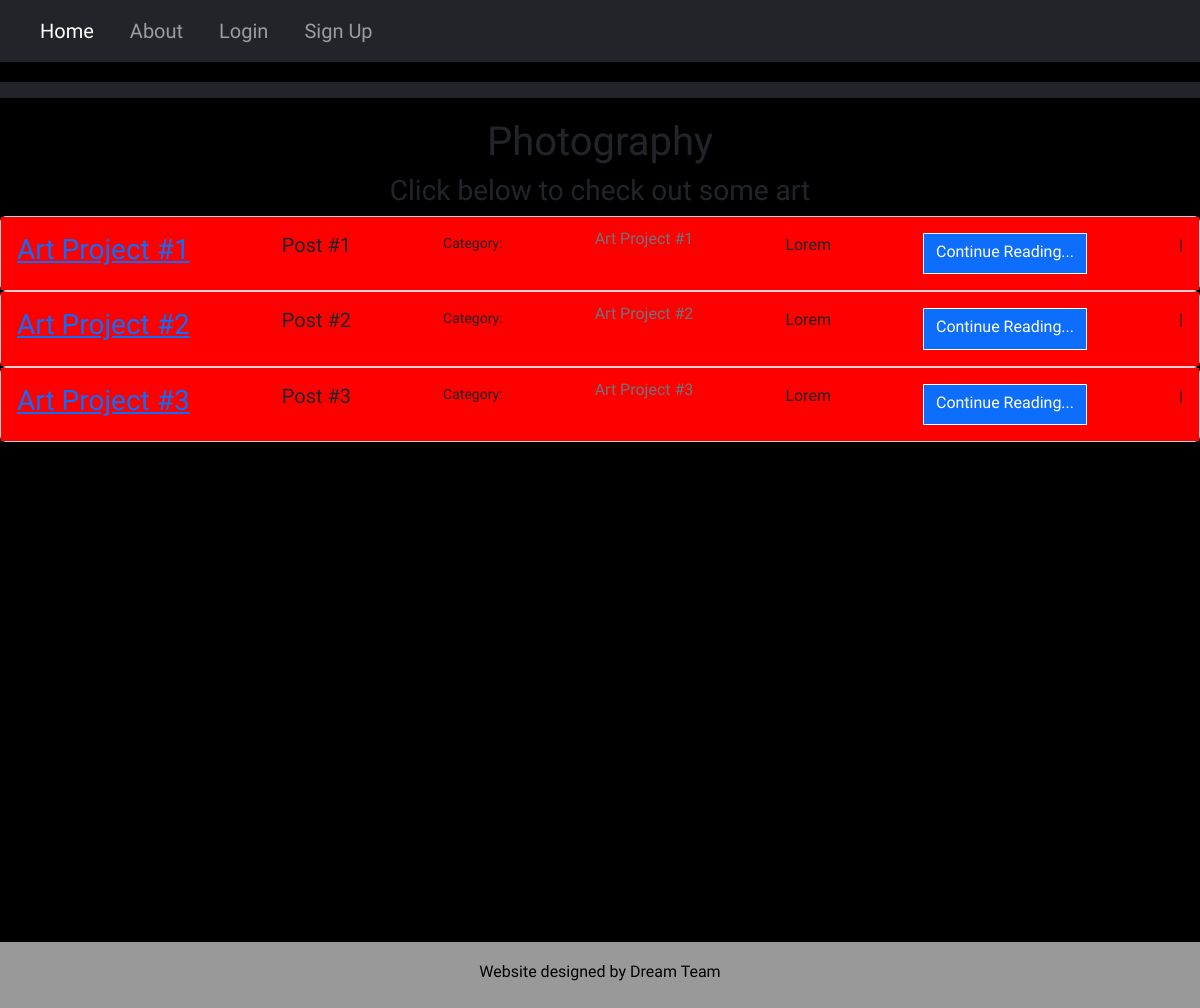
/posts/, run on an earlier commit of the app's database.
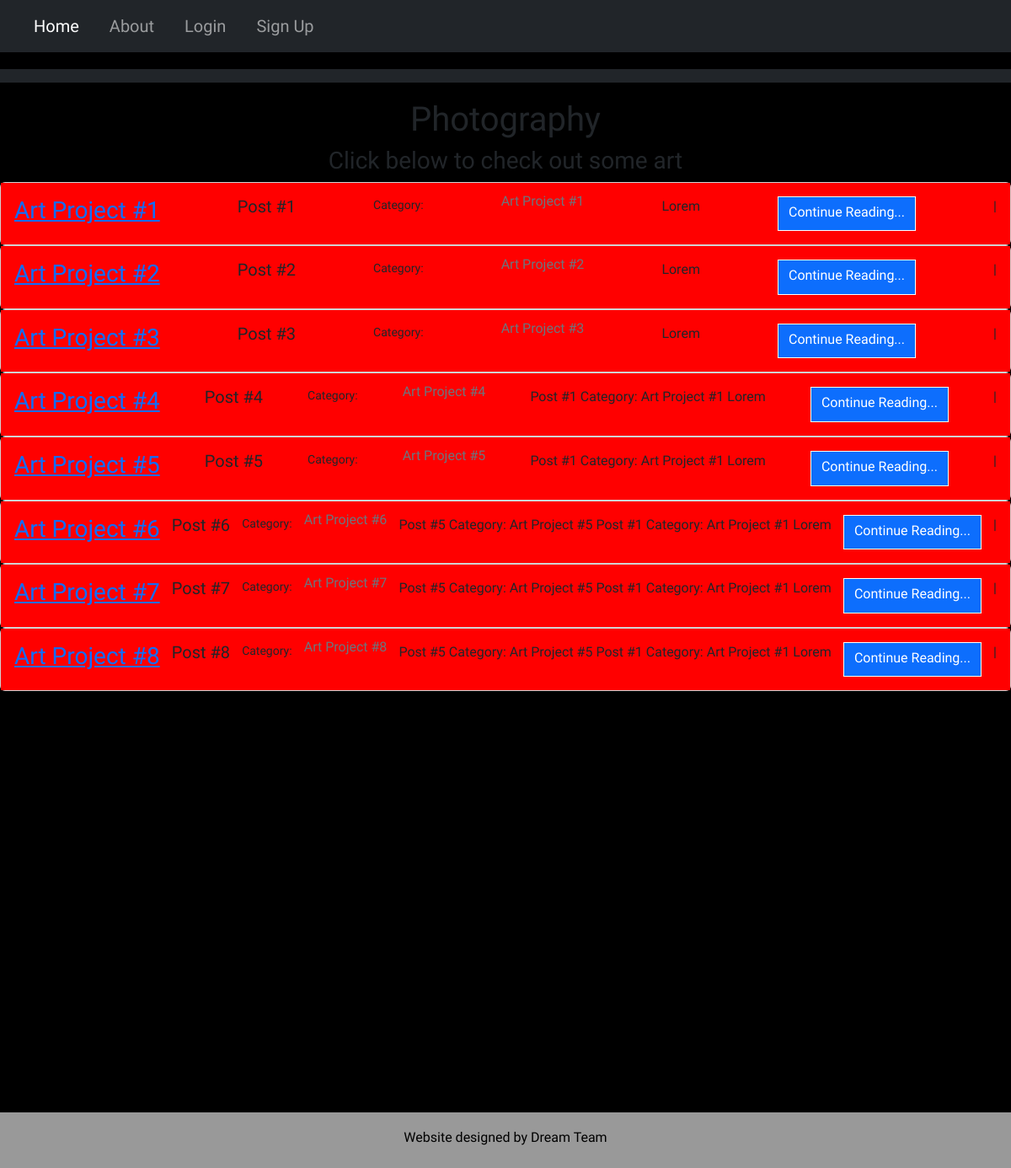
And on a later commit of the database.
### posts/models.py (models this page shows, shortened)
class Post(models.Model):
    title = models.CharField(max_length=128)
    text = models.TextField()

### posts/views.py (the view)
# urls.py: path('', PostListView.as_view(), name='blog'),
class PostListView(ListView):
    template_name = "posts/list.html"
    model = Post

### templates/posts/list.html (shortened to what this page needs)
{% extends 'base.html' %}
{% load static %}
{% block content %}
<body>
    <nav class="navbar navbar-expand-lg navbar-dark bg-dark">
    </nav>
    <h1>Photography</h1>
    <h3>Click below to check out some art</h3>
    {% for post in post_list %}
    <div class="card">
        <div class="card-body profile">
            <h3>
                <a href="{% url 'post_detail' post.id %}">{{ post.title }}</a>
            </h3>
            <h5 class="card-title">Post #{{ post.id }}</h5>
            <small>Category: {{ post.theme }}</small>
            <h6 class="card-subtitle mb-2 text-muted">{{ post.title }}</h6>
            <p class="card-text">{{ post.text|truncatechars:512 }}</p>
            <a href="{% url 'post_detail' post.id %}" class="btn btn-primary">Continue Reading...</a> |
        </div>
    </div>
    {% endfor %}
    {% endblock content %}

### templates/base.html (shortened to what this page needs)
{% load static %}
<!DOCTYPE html>
<html lang="en">
<head>
    <link href="https://cdn.jsdelivr.net/npm/bootstrap@5.2.0-beta1/dist/css/bootstrap.min.css" rel="stylesheet"
>
    <link rel="stylesheet" href="{% static 'CSS/main.css' %}">
    <link rel="stylesheet" href="{% static 'CSS/about.css' %}">
    <link rel="stylesheet" href="{% static 'CSS/homepage.css' %}">
    <link rel="stylesheet" href="{% static 'CSS/registration.css' %}">
    <link rel="stylesheet" href="{% static 'CSS/store.css' %}">
    <link rel="stylesheet" href="{% static 'CSS/photography.css' %}">
</head>
<body>
    <nav class="navbar navbar-expand-lg navbar-dark bg-dark">
        <div class="container-fluid">
            <div class="collapse navbar-collapse" id="navbarNav">
                <ul class="navbar-nav">
                    {% if user.is_authenticated %}
                    <li class="nav-item">
                        <a class="nav-link active" aria-current="page" href="{% url 'home_loggedin' %}">Home</a>
                    </li>
                    {% else %}
                    <li class="nav-item">
                        <a class="nav-link active" aria-current="page" href="{% url 'home_firstpage' %}">Home</a>
                    </li>
                    {% endif %}
                    <li class="nav-item">
                        <a class="nav-link" href="{% url 'about' %}">About</a>
                    </li>
                    {% if user.is_authenticated %}
                    <li class="nav-item">
                        <a class="nav-link" href="{% url 'posts_list' %}">Photography</a>
                    </li>
                    <li class="nav-item">
                        <a class="nav-link" href="{% url 'store' %}">Store</a>
                    </li>
                    <li class="nav-item">
                        <a class="nav-link" href="{% url 'blog' %}">Blog</a>
                    </li>
                    <li class="nav-item">
                        <a class="nav-link" href="{% url 'logout' %}">Log Out</a>
                    </li>
                    <li class="nav-item">
                        <a class="nav-link" href="{% url 'password_change' user.id %}">Password Change</a>
                    </li>
                    {% else %}
                    <li class="nav-item">
                        <a class="nav-link" href="{% url 'login' %}">Login</a>
                    </li>
                    <li class="nav-item">
                        <a class="nav-link" href="{% url 'signup' %}">Sign Up</a>
                    </li>
                    {% endif %}
                </ul>
            </div>
        </div>
    </nav>
    {% block content %}{% endblock content%}
    <footer class="footer">
        <h6>Website designed by Dream Team</h6>
    </footer>
</body>
</html>

### static/CSS/main.css (style rules this page uses)
body { text-align: center; margin: 0; min-height: 500px; font-family: 'Special Elite', cursive; background: black url(https://images.pexels.com/photos/7538746/pexels-photo-7538746.jpeg?auto=compress&cs=tinysrgb&w=1260&h=750&dpr=1) repeat local 0 0; }
nav { margin-bottom: 20px; }
.navbar { background-color: black; font-size: 20px; }
.navbar li { padding-left: 20px; }
.footer { background-color: rgba(255, 255, 255, 0.6); padding-top: 20px; padding-bottom: 18px; margin-top: 500px; color: black; }

### static/CSS/homepage.css (style rules this page uses)
.btn { border-radius: 0; border: 1px solid white; color: white; }

### static/CSS/photography.css (style rules this page uses)
.profile { display: flex; justify-content: space-between; flex-wrap: wrap; flex: 0 1 24%; background-color: red; }

What changed in the data, as far as the page shows it:
added Post: title "Art Project #4", id "4", text "Post #1 Category: Art Project #1 Lorem"
added Post: title "Art Project #5", id "5", text "Post #1 Category: Art Project #1 Lorem"
added Post: title "Art Project #6", id "6", text "Post #5 Category: Art Project #5 Post #1 Category: Art Project #1 Lorem"
added Post: title "Art Project #7", id "7", text "Post #5 Category: Art Project #5 Post #1 Category: Art Project #1 Lorem"
added Post: title "Art Project #8", id "8", text "Post #5 Category: Art Project #5 Post #1 Category: Art Project #1 Lorem"
